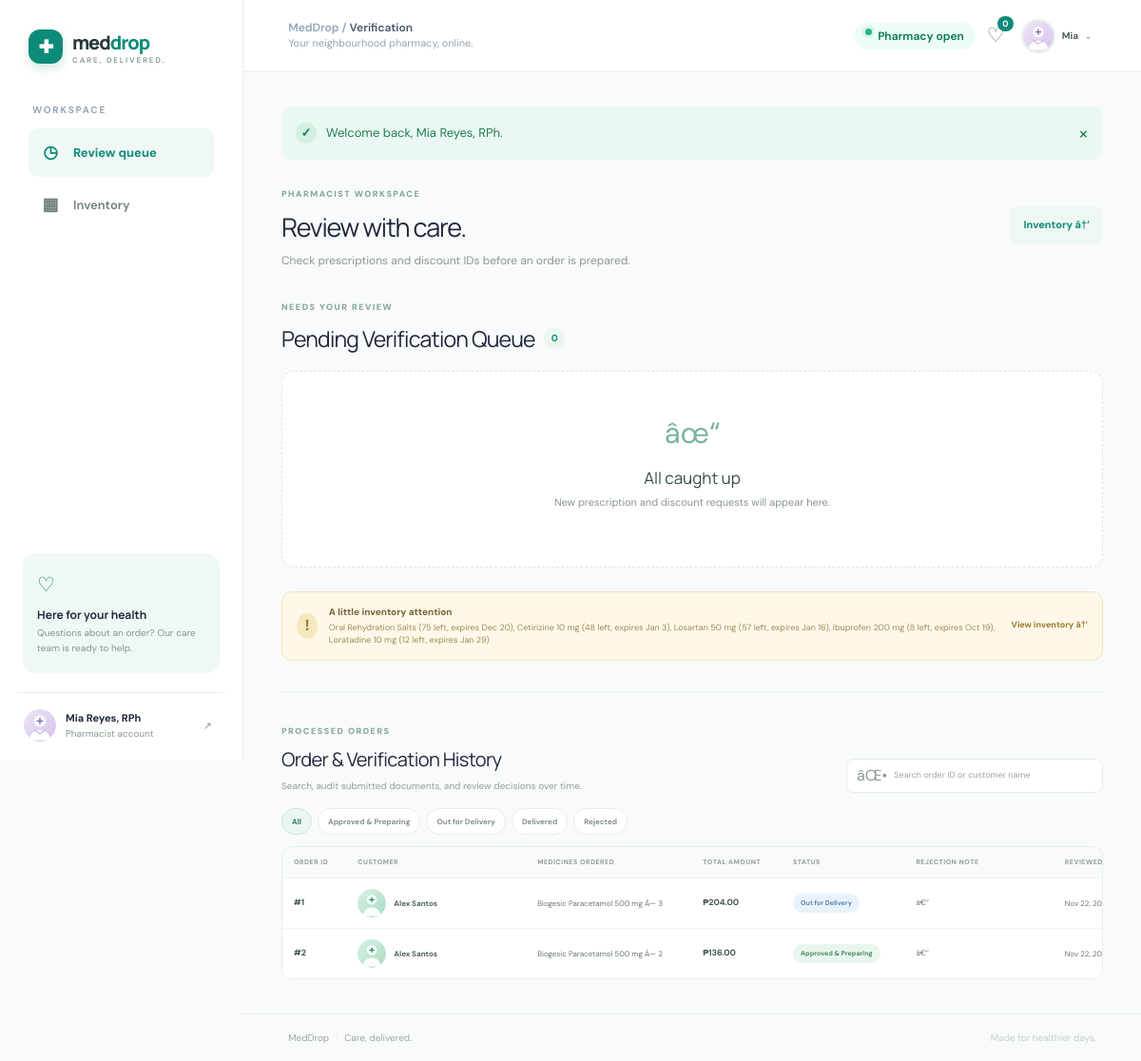
Page /?page=dashboard (signed in) on the committed database.
### tables this page shows
CREATE TABLE IF NOT EXISTS orders (
  id BIGINT UNSIGNED AUTO_INCREMENT PRIMARY KEY,
  user_id BIGINT UNSIGNED NOT NULL,
  rider_id BIGINT UNSIGNED NULL,
  status ENUM('pending_review','approved','out_for_delivery','delivered','rejected') NOT NULL DEFAULT 'pending_review',
  subtotal DECIMAL(10,2) NOT NULL,
  discount_amount DECIMAL(10,2) NOT NULL DEFAULT 0,
  total_amount DECIMAL(10,2) NOT NULL,
  prescription_file VARCHAR(255) NULL,
  senior_id_file VARCHAR(255) NULL,
  discount_requested TINYINT(1) NOT NULL DEFAULT 0,
  discount_verified TINYINT(1) NOT NULL DEFAULT 0,
  delivery_address TEXT NOT NULL,
  payment_method ENUM('COD','GCash') NOT NULL DEFAULT 'COD',
  payment_reference VARCHAR(100) NULL,
  rejection_note VARCHAR(500) NULL,
  reviewed_by BIGINT UNSIGNED NULL,
  reviewed_at DATETIME NULL,
  delivered_at DATETIME NULL,
  delivery_lat DECIMAL(10,7) NULL,
  delivery_lng DECIMAL(10,7) NULL,
  rider_lat DECIMAL(10,7) NULL,
  rider_lng DECIMAL(10,7) NULL,
  created_at TIMESTAMP NOT NULL DEFAULT CURRENT_TIMESTAMP,
  updated_at TIMESTAMP NOT NULL DEFAULT CURRENT_TIMESTAMP ON UPDATE CURRENT_TIMESTAMP,
  CONSTRAINT fk_order_customer FOREIGN KEY(user_id) REFERENCES users(id),
  CONSTRAINT fk_order_rider FOREIGN KEY(rider_id) REFERENCES users(id) ON DELETE SET NULL,
  CONSTRAINT fk_order_reviewer FOREIGN KEY(reviewed_by) REFERENCES users(id) ON DELETE SET NULL,
  INDEX idx_order_queue(status,created_at)
);

CREATE TABLE IF NOT EXISTS users (
  id BIGINT UNSIGNED AUTO_INCREMENT PRIMARY KEY,
  name VARCHAR(120) NOT NULL,
  email VARCHAR(190) NOT NULL UNIQUE,
  password_hash VARCHAR(255) NOT NULL,
  role ENUM('customer','pharmacist','rider') NOT NULL DEFAULT 'customer',
  phone VARCHAR(32) NULL,
  profile_photo VARCHAR(255) NULL,
  is_active TINYINT(1) NOT NULL DEFAULT 1,
  created_at TIMESTAMP NOT NULL DEFAULT CURRENT_TIMESTAMP
);

CREATE TABLE IF NOT EXISTS order_items (
  id BIGINT UNSIGNED AUTO_INCREMENT PRIMARY KEY,
  order_id BIGINT UNSIGNED NOT NULL,
  medicine_id BIGINT UNSIGNED NULL,
  medicine_name VARCHAR(160) NOT NULL,
  quantity INT UNSIGNED NOT NULL,
  unit_price DECIMAL(10,2) NOT NULL,
  CONSTRAINT fk_item_order FOREIGN KEY(order_id) REFERENCES orders(id) ON DELETE CASCADE,
  CONSTRAINT fk_item_medicine FOREIGN KEY(medicine_id) REFERENCES medicines(id) ON DELETE SET NULL
);

### index.php (called while the page is built, shortened)
<?php
require_once __DIR__ . '/app/bootstrap.php';
$page = (string)($_GET['page'] ?? (current_user() ? 'dashboard' : 'login'));
$user = current_user();
$data=[];
if (in_array($page,['dashboard','shop','cart','orders','order','verification','inventory','deliveries'],true)) {
    if ($page==='shop') {
        $category=(string)($_GET['category']??'All'); $type=(string)($_GET['type']??'All'); $search=trim((string)($_GET['q']??''));
        $sql='SELECT m.*, (SELECT b.expiry_date FROM medicine_batches b WHERE b.medicine_id=m.id AND b.stock_quantity>0 ORDER BY b.expiry_date LIMIT 1) next_expiry FROM medicines m WHERE m.is_active=1'; $args=[];
        if(in_array($category,['OTC','RX'],true)){$sql.=' AND m.category=?';$args[]=$category;}
        if(in_array($type,['Pain relief','Allergy','Antibiotic','Cardiovascular','Diabetes','Vitamins','Digestive','First aid'],true)){$sql.=' AND m.type=?';$args[]=$type;}
        if($search!==''){$sql.=' AND (m.name LIKE ? OR m.description LIKE ?)';$args[]='%'.$search.'%';$args[]='%'.$search.'%';}
        $sql.=' ORDER BY m.name'; $q=db()->prepare($sql);$q->execute($args);$data['medicines']=$q->fetchAll();
    } elseif($page==='orders') {
        $q=db()->prepare('SELECT * FROM orders WHERE user_id=? ORDER BY created_at DESC');$q->execute([$user['id']]);$data['orders']=$q->fetchAll();
    } elseif($page==='dashboard') {
        if($user['role']==='customer'){$page='shop';$sql='SELECT * FROM medicines WHERE is_active=1 ORDER BY created_at DESC LIMIT 8';$data['medicines']=db()->query($sql)->fetchAll();}
        elseif($user['role']==='pharmacist'){$page='verification';$q=db()->query("SELECT o.*,u.name customer_name,u.phone,u.profile_photo customer_profile_photo FROM orders o JOIN users u ON u.id=o.user_id WHERE o.status='pending_review' ORDER BY o.created_at");$data['orders']=$q->fetchAll();foreach($data['orders'] as &$o){$q=db()->prepare('SELECT * FROM order_items WHERE order_id=?');$q->execute([$o['id']]);$o['items']=$q->fetchAll();}unset($o);$data['history']=db()->query("SELECT o.*,u.name customer_name,u.profile_photo customer_profile_photo FROM orders o JOIN users u ON u.id=o.user_id WHERE o.status IN ('approved','out_for_delivery','delivered','rejected') ORDER BY COALESCE(o.reviewed_at,o.delivered_at,o.updated_at) DESC")->fetchAll();$data['history_status']='All';foreach($data['history'] as &$o){$q=db()->prepare('SELECT medicine_name,quantity FROM order_items WHERE order_id=?');$q->execute([$o['id']]);$o['items']=$q->fetchAll();}unset($o);$data['alerts']=db()->query('SELECT m.name,m.stock_quantity,MIN(CASE WHEN b.stock_quantity>0 THEN b.expiry_date END) next_expiry FROM medicines m LEFT JOIN medicine_batches b ON b.medicine_id=m.id WHERE m.is_active=1 GROUP BY m.id HAVING stock_quantity<15 OR next_expiry<=DATE_ADD(CURDATE(),INTERVAL 60 DAY) ORDER BY next_expiry LIMIT 8')->fetchAll();}
    }
}
require __DIR__ . '/views/layout.php';

### views/verification.php (the view, shortened to what this page needs)
<div class="page-heading"><div><span class="eyebrow">PHARMACIST WORKSPACE</span><h1>Review with care.</h1><p>Check prescriptions and discount IDs before an order is prepared.</p></div><a class="soft-button" href="?page=inventory">Inventory â†’</a></div>
<div class="section-title"><div><span class="eyebrow">NEEDS YOUR REVIEW</span><h2>Pending Verification Queue <span class="queue-count"><?= count($data['orders']??[]) ?></span></h2></div></div>
<?php if(empty($data['orders'])): ?><div class="empty-state"><span>âœ“</span><h3>All caught up</h3><p>New prescription and discount requests will appear here.</p></div><?php endif; ?>
<?php if(!empty($data['alerts'])): ?><div class="alert-banner history-alert"><span class="alert-icon">!</span><div><b>A little inventory attention</b><p><?php foreach($data['alerts'] as $i=>$a): ?><?= $i?', ':'' ?><?= e($a['name']) ?> (<?= (int)$a['stock_quantity'] ?> left<?= $a['next_expiry']?', expires '.e(date('M j',strtotime($a['next_expiry']))):'' ?>)<?php endforeach; ?></p></div><a href="?page=inventory">View inventory â†’</a></div><?php endif; ?>
<section class="history-section" id="order-history"><div class="history-heading"><div><span class="eyebrow">PROCESSED ORDERS</span><h2>Order & Verification History</h2><p>Search, audit submitted documents, and review decisions over time.</p></div><label class="history-search"><span>âŒ•</span><input type="search" id="pharmacist-history-search" placeholder="Search order ID or customer name"></label></div>
<div class="history-filters"><?php foreach(['All'=>'All','Approved & Preparing'=>'Approved & Preparing','Out for Delivery'=>'Out for Delivery','Delivered'=>'Delivered','Rejected'=>'Rejected'] as $label=>$value): ?><a class="<?= ($data['history_status']??'All')===$label?'selected':'' ?>" href="?page=verification&history_status=<?= urlencode($value) ?>#order-history"><?= e($label) ?></a><?php endforeach; ?></div>
<div class="history-table-wrap"><table class="history-table" id="pharmacist-history-table"><thead><tr><th>Order ID</th><th>Customer</th><th>Medicines Ordered</th><th>Total Amount</th><th>Status</th><th>Rejection Note</th><th>Reviewed</th></tr></thead><tbody><?php foreach($data['history']??[] as $o): $medicineNames=implode(', ',array_map(fn($it)=>$it['medicine_name'].' Ã— '.$it['quantity'],$o['items'])); ?><tr data-search="<?= e(strtolower('#'.$o['id'].' '.$o['customer_name'].' '.$medicineNames)) ?>"><td><b>#<?= (int)$o['id'] ?></b></td><td><div class="table-customer"><?= avatar_html($o['customer_name'],$o['customer_profile_photo']??null,'table-avatar') ?><span><?= e($o['customer_name']) ?></span></div></td><td class="medicines-cell"><?= e($medicineNames?:'â€”') ?></td><td><b><?= money($o['total_amount']) ?></b></td><td><span class="status-pill status-<?= e($o['status']) ?>"><?= e(order_status_label($o['status'])) ?></span></td><td class="note-cell"><?= e($o['rejection_note']?:'â€”') ?></td><td><?= $o['reviewed_at']?e(date('M j, Y Â· g:i A',strtotime($o['reviewed_at']))):'â€”' ?></td></tr><?php endforeach; ?></tbody></table></div></section>

### app/bootstrap.php (shortened to what this page needs)
<?php
function db(): PDO
{
    static $pdo = null;
    if ($pdo instanceof PDO) return $pdo;
    $pdo = new PDO('mysql:host=' . DB_HOST . ';dbname=' . DB_NAME . ';charset=utf8mb4', DB_USER, DB_PASS, [
        PDO::ATTR_ERRMODE => PDO::ERRMODE_EXCEPTION,
        PDO::ATTR_DEFAULT_FETCH_MODE => PDO::FETCH_ASSOC,
        PDO::ATTR_EMULATE_PREPARES => false,
    ]);
    return $pdo;
}
function e(mixed $value): string { return htmlspecialchars((string)$value, ENT_QUOTES | ENT_SUBSTITUTE, 'UTF-8'); }
function money(float|string $amount): string { return '₱' . number_format((float)$amount, 2); }
function avatar_url(?string $photo): string
{
    return 'uploads/avatars/'.rawurlencode($photo);
}
function avatar_html(string $name,?string $photo,string $class='avatar'): string
{
    $src=avatar_url($photo);
    if($src!=='') return '<img class="'.e($class).' avatar-photo" src="'.e($src).'" alt="'.e($name).' profile photo">';
    $parts=preg_split('/\s+/u',trim($name),-1,PREG_SPLIT_NO_EMPTY) ?: [];
    $initials=strtoupper(mb_substr($parts[0]??'?',0,1).(count($parts)>1?mb_substr(end($parts),0,1):''));
    return '<span class="'.e($class).' avatar-fallback" role="img" aria-label="'.e($name).' avatar"><svg viewBox="0 0 40 40" aria-hidden="true"><circle cx="20" cy="20" r="20"/><text x="20" y="21">'.e($initials).'</text></svg></span>';
}
function order_status_label(string $status): string
{
    return ['pending_review'=>'Pending Pharmacist Review','approved'=>'Approved & Preparing','out_for_delivery'=>'Out for Delivery','delivered'=>'Delivered','rejected'=>'Rejected'][$status] ?? ucfirst($status);
}

### rows in the picture
orders: id "1", user.profile_photo (picture), user.name "Alex Santos", total_amount "₱204.00", status "Out for Delivery", rejection_note "â€”", reviewed_at "Nov 22,…"
order_items: medicine_name+quantity "Biogesic Paracetamol 500 mg Ã— 3"
orders: id "2", user.profile_photo (picture), user.name "Alex Santos", total_amount "₱136.00", status "Approved & Preparing", rejection_note "â€”", reviewed_at "Nov 22,…"
order_items: medicine_name+quantity "Biogesic Paracetamol 500 mg Ã— 2"

### other values in the picture
$icon "◷ ▦"
$label "Review queue Inventory"
$user['name'] "Mia Reyes, RPh"
$user['role'] "Pharmacist"
str_replace('_',' ',$page) "Verification"
count($_SESSION['cart']??[]) "0"
explode(' ',$user['name'])[0] "Mia"
$flash['message'] "Welcome back, Mia Reyes, RPh."
count($data['orders']??[]) "0"
$a['name'] "Oral Rehydration Salts"
$a['stock_quantity'] "75"
date('M j',strtotime($a['next_expiry'])) "Dec 20"
$a['name'] "Cetirizine 10 mg"
$a['stock_quantity'] "48"
date('M j',strtotime($a['next_expiry'])) "Jan 3"
